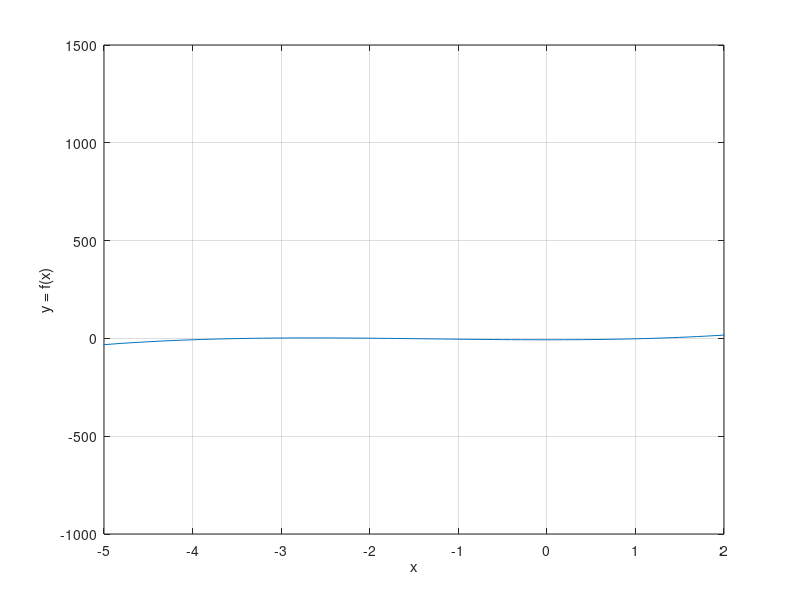

The MATLAB script that drew this image:
%We define a function of order 3
f = @(x) x.^3 + 4*x.^2 -7;
%We define a vector over the one is going to be plotted
x = (-10:0.1:10)';
%Let's define a figure
figure(1)
plot(x, f(x));
xlabel('x');
ylabel('y = f(x)');
xlim([-5,2]);
grid("on");

%Bisection method

%Let's define an under limit for the first zero
a1 = -4;
%Let's define an upper limit for the first zero
b1 = -3;
%Let's define a tolerance
tol = 1e-8;
%And the steps
N = 100;
%-------------
%First zero
i = 1;
f_a = f(a1);
while i < N
    p = a1 + (b1-a1)/2;
    f_p = f(p);
    if (f_p == 0 || ((b1-a1)/2) < tol)
        break;
    end
    i = i+1;
    if f_a * f_p > 0
        a1 = p;
    else
        b1 = p;
    end
end
%Second zero------------------------
a2 = -2;
b2 = -1;
j = 1;
f_a = f(a2);
while j < N
    p2 = a2 + (b2-a2)/2;
    f_p = f(p2);
    if (f_p == 0 || ((b2-a2)/2) < tol)
        break;
    end
    j = j+1;
    if f_a * f_p > 0
        a2 = p2;
    else
        b2 = p2;
    end
end
%Third zero------------------------
a3 = 1;
b3 = 1.3;
k = 1;
f_a = f(a3);
while j < N
    p3 = a3 + (b3-a3)/2;
    f_p = f(p3);
    if (f_p == 0 || ((b3-a3)/2) < tol)
        break;
    end
    k = k+1;
    if f_a * f_p > 0
        a3 = p3;
    else
        b3 = p3;
    end
end